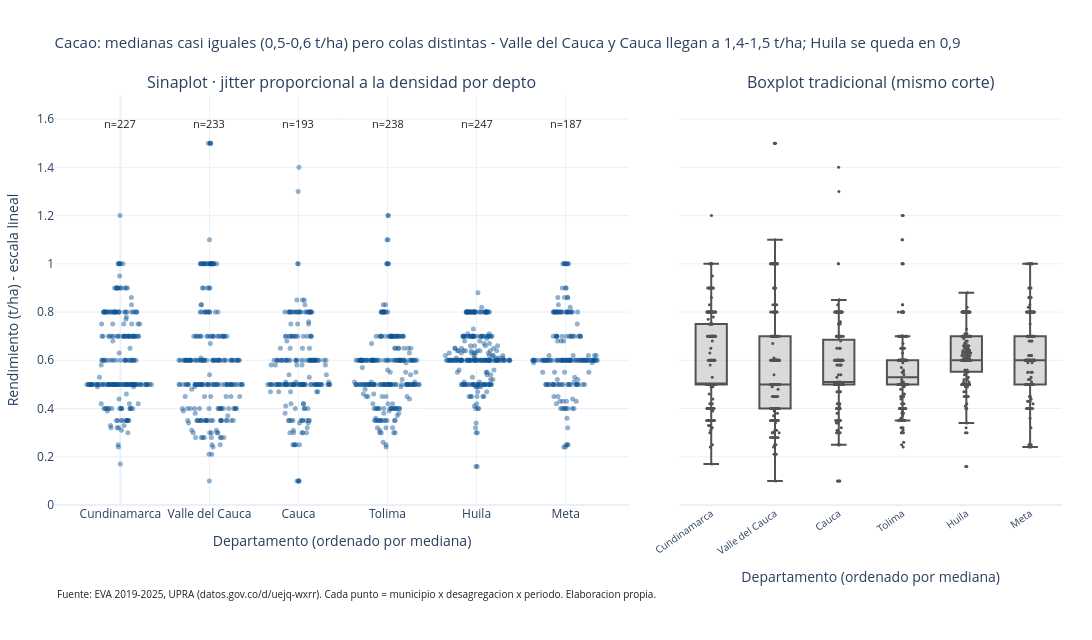

The cell this chart's notebook holds for it:
### Markdown cell above
**Pregunta (Figura 3):** ¿cómo se distribuye el rendimiento del cacao entre municipios en esos seis
departamentos, y la mediana o la cola distinguen claramente a alguno?

**Título conclusivo (escrito antes de dibujar, se valida en el paso c):**
*"Cacao: medianas casi iguales (0,5-0,6 t/ha) pero colas distintas - Valle del Cauca y Cauca llegan
a 1,4-1,5 t/ha, mientras Huila se queda en 0,9."*

**Paso (b): figura interactiva + contraste.** Sinaplot construido a mano: cada municipio es un punto
sobre la columna de su departamento, desplazado horizontalmente en proporción a la **densidad local**
(KDE). Eje y común con el `go.Box` del mismo corte a la derecha. Exporta a HTML y PNG.

### Code cell
from scipy.stats import gaussian_kde

TITULO_F3 = ("Cacao: medianas casi iguales (0,5-0,6 t/ha) pero colas distintas - "
             "Valle del Cauca y Cauca llegan a 1,4-1,5 t/ha; Huila se queda en 0,9")

deptos_orden = tabla_cacao.index.tolist()            # ordenados por mediana (ascendente)
W_SINA = 0.38                                        # semiancho maximo (en unidades de categoria)
rng3 = np.random.default_rng(20261014)

fig3 = make_subplots(rows=1, cols=2, shared_yaxes=True, column_widths=[0.6, 0.4],
                     horizontal_spacing=0.05,
                     subplot_titles=("Sinaplot · jitter proporcional a la densidad por depto",
                                     "Boxplot tradicional (mismo corte)"))

for j, dep in enumerate(deptos_orden):
    sub = cacao[cacao["departamento"] == dep]
    v = sub["rendimiento"].to_numpy()
    dens = gaussian_kde(v)(v)
    semiancho = dens / dens.max() * W_SINA
    off = rng3.uniform(-1, 1, len(v)) * semiancho
    n_dep = len(v)
    hov = [f"Municipio: {mu}<br>Departamento: {de}<br>Cultivo: {cu}<br>Periodo: {pe}"
           f"<br>Rendimiento: {r:.2f} t/ha<br>n del depto: {n_dep}"
           for mu, de, cu, pe, r in zip(sub["municipio"], sub["departamento"],
                                        sub["cultivo"], sub["periodo"], v)]
    fig3.add_trace(go.Scatter(x=j + off, y=v, mode="markers",
        marker=dict(color=ACENTO, size=5, opacity=0.45, line=dict(width=0)),
        hoverinfo="text", hovertext=hov, showlegend=False), row=1, col=1)
    fig3.add_annotation(x=j, y=1.58, text=f"n={n_dep}", showarrow=False,
                        font=dict(size=11, color=TEXTO), row=1, col=1)

for dep in deptos_orden:
    v = cacao.loc[cacao["departamento"] == dep, "rendimiento"]
    fig3.add_trace(go.Box(y=v, name=dep, marker_color=GRISES[1],
        fillcolor="rgba(150,150,150,0.35)", line=dict(color=GRISES[1]),
        boxpoints="all", jitter=0.3, pointpos=0, marker=dict(color=GRISES[1], size=3),
        showlegend=False, hovertemplate=f"{dep}<br>%{{y:.2f}} t/ha<extra></extra>"), row=1, col=2)

fig3.update_xaxes(tickmode="array", tickvals=list(range(len(deptos_orden))), ticktext=deptos_orden,
                  tickangle=0, title_text="Departamento (ordenado por mediana)", row=1, col=1)
# El panel de contraste tiene menos ancho: las etiquetas se rotan para que no se solapen.
fig3.update_xaxes(type="category", categoryorder="array", categoryarray=deptos_orden,
                  ticktext=deptos_orden, tickangle=-35, tickfont=dict(size=10),
                  title_text="Departamento (ordenado por mediana)",
                  row=1, col=2)
fig3.update_yaxes(title_text="Rendimiento (t/ha) - escala lineal", range=[0, 1.7], row=1, col=1)
fig3.update_layout(title=dict(text=TITULO_F3, font=dict(size=15)), width=1240, height=640,
    margin=dict(l=30, r=30, t=95, b=135), plot_bgcolor="white", paper_bgcolor="white")
fuente_ann3 = dict(text=FUENTE_FIG, showarrow=False, xref="paper", yref="paper",
                   x=0, y=-0.24, xanchor="left", font=dict(size=10, color=TEXTO))
fig3.update_layout(annotations=list(fig3.layout.annotations) + [fuente_ann3])

ruta_html3 = DIR_HTML / "fig3_sinaplot_cacao.html"
ruta_png3 = DIR_PNG / "fig3_sinaplot_cacao.png"
fig3.write_html(ruta_html3, include_plotlyjs=True, full_html=True)
fig3.write_image(ruta_png3, width=1240, height=640, scale=2)

print("Traces en la figura:", len(fig3.data))
print("HTML autonomo:", ruta_html3.name, "| existe:", ruta_html3.exists(),
      "| KB:", round(ruta_html3.stat().st_size / 1024, 1))
print("PNG:", ruta_png3.name, "| existe:", ruta_png3.exists(),
      "| KB:", round(ruta_png3.stat().st_size / 1024, 1))
print("n por depto (anotaciones):", [f"{d}={int(tabla_cacao.loc[d, 'N'])}" for d in deptos_orden])

fig3.show()   # dibuja la figura dentro del cuaderno (como plt.show())

### Figure 1 — Plotly figure (JSON) as saved in the notebook; plotly's stock layout.template omitted (floating-point values rounded to 4 significant figures; data arrays with more than 128 entries replaced by an {"elided": "..."} marker saying what was removed)
{"data": [{"hoverinfo": "text", "hovertext": {"elided": "227 str values"}, "marker": {"color": "#0b5394", "line": {"width": 0}, "opacity": 0.45, "size": 5}, "mode": "markers", "showlegend": false, "type": "scatter", "x": {"elided": "227 float values"}, "xaxis": "x", "y": {"elided": "227 float values"}, "yaxis": "y"}, {"hoverinfo": "text", "hovertext": {"elided": "233 str values"}, "marker": {"color": "#0b5394", "line": {"width": 0}, "opacity": 0.45, "size": 5}, "mode": "markers", "showlegend": false, "type": "scatter", "x": {"elided": "233 float values"}, "xaxis": "x", "y": {"elided": "233 float values"}, "yaxis": "y"}, {"hoverinfo": "text", "hovertext": {"elided": "193 str values"}, "marker": {"color": "#0b5394", "line": {"width": 0}, "opacity": 0.45, "size": 5}, "mode": "markers", "showlegend": false, "type": "scatter", "x": {"elided": "193 float values"}, "xaxis": "x", "y": {"elided": "193 float values"}, "yaxis": "y"}, {"hoverinfo": "text", "hovertext": {"elided": "238 str values"}, "marker": {"color": "#0b5394", "line": {"width": 0}, "opacity": 0.45, "size": 5}, "mode": "markers", "showlegend": false, "type": "scatter", "x": {"elided": "238 float values"}, "xaxis": "x", "y": {"elided": "238 float values"}, "yaxis": "y"}, {"hoverinfo": "text", "hovertext": {"elided": "247 str values"}, "marker": {"color": "#0b5394", "line": {"width": 0}, "opacity": 0.45, "size": 5}, "mode": "markers", "showlegend": false, "type": "scatter", "x": {"elided": "247 float values"}, "xaxis": "x", "y": {"elided": "247 float values"}, "yaxis": "y"}, {"hoverinfo": "text", "hovertext": {"elided": "187 str values"}, "marker": {"color": "#0b5394", "line": {"width": 0}, "opacity": 0.45, "size": 5}, "mode": "markers", "showlegend": false, "type": "scatter", "x": {"elided": "187 float values"}, "xaxis": "x", "y": {"elided": "187 float values"}, "yaxis": "y"}, {"boxpoints": "all", "fillcolor": "rgba(150,150,150,0.35)", "hovertemplate": "Cundinamarca<br>%{y:.2f} t/ha<extra></extra>", "jitter": 0.3, "line": {"color": "#525252"}, "marker": {"color": "#525252", "size": 3}, "name": "Cundinamarca", "pointpos": 0, "showlegend": false, "type": "box", "xaxis": "x2", "y": {"elided": "227 float values"}, "yaxis": "y2"}, {"boxpoints": "all", "fillcolor": "rgba(150,150,150,0.35)", "hovertemplate": "Valle del Cauca<br>%{y:.2f} t/ha<extra></extra>", "jitter": 0.3, "line": {"color": "#525252"}, "marker": {"color": "#525252", "size": 3}, "name": "Valle del Cauca", "pointpos": 0, "showlegend": false, "type": "box", "xaxis": "x2", "y": {"elided": "233 float values"}, "yaxis": "y2"}, {"boxpoints": "all", "fillcolor": "rgba(150,150,150,0.35)", "hovertemplate": "Cauca<br>%{y:.2f} t/ha<extra></extra>", "jitter": 0.3, "line": {"color": "#525252"}, "marker": {"color": "#525252", "size": 3}, "name": "Cauca", "pointpos": 0, "showlegend": false, "type": "box", "xaxis": "x2", "y": {"elided": "193 float values"}, "yaxis": "y2"}, {"boxpoints": "all", "fillcolor": "rgba(150,150,150,0.35)", "hovertemplate": "Tolima<br>%{y:.2f} t/ha<extra></extra>", "jitter": 0.3, "line": {"color": "#525252"}, "marker": {"color": "#525252", "size": 3}, "name": "Tolima", "pointpos": 0, "showlegend": false, "type": "box", "xaxis": "x2", "y": {"elided": "238 float values"}, "yaxis": "y2"}, {"boxpoints": "all", "fillcolor": "rgba(150,150,150,0.35)", "hovertemplate": "Huila<br>%{y:.2f} t/ha<extra></extra>", "jitter": 0.3, "line": {"color": "#525252"}, "marker": {"color": "#525252", "size": 3}, "name": "Huila", "pointpos": 0, "showlegend": false, "type": "box", "xaxis": "x2", "y": {"elided": "247 float values"}, "yaxis": "y2"}, {"boxpoints": "all", "fillcolor": "rgba(150,150,150,0.35)", "hovertemplate": "Meta<br>%{y:.2f} t/ha<extra></extra>", "jitter": 0.3, "line": {"color": "#525252"}, "marker": {"color": "#525252", "size": 3}, "name": "Meta", "pointpos": 0, "showlegend": false, "type": "box", "xaxis": "x2", "y": {"elided": "187 float values"}, "yaxis": "y2"}], "layout": {"annotations": [{"font": {"size": 16}, "showarrow": false, "text": "Sinaplot · jitter proporcional a la densidad por depto", "x": 0.285, "xanchor": "center", "xref": "paper", "y": 1, "yanchor": "bottom", "yref": "paper"}, {"font": {"size": 16}, "showarrow": false, "text": "Boxplot tradicional (mismo corte)", "x": 0.81, "xanchor": "center", "xref": "paper", "y": 1, "yanchor": "bottom", "yref": "paper"}, {"font": {"color": "#202124", "size": 11}, "showarrow": false, "text": "n=227", "x": 0, "xref": "x", "y": 1.58, "yref": "y"}, {"font": {"color": "#202124", "size": 11}, "showarrow": false, "text": "n=233", "x": 1, "xref": "x", "y": 1.58, "yref": "y"}, {"font": {"color": "#202124", "size": 11}, "showarrow": false, "text": "n=193", "x": 2, "xref": "x", "y": 1.58, "yref": "y"}, {"font": {"color": "#202124", "size": 11}, "showarrow": false, "text": "n=238", "x": 3, "xref": "x", "y": 1.58, "yref": "y"}, {"font": {"color": "#202124", "size": 11}, "showarrow": false, "text": "n=247", "x": 4, "xref": "x", "y": 1.58, "yref": "y"}, {"font": {"color": "#202124", "size": 11}, "showarrow": false, "text": "n=187", "x": 5, "xref": "x", "y": 1.58, "yref": "y"}, {"font": {"color": "#202124", "size": 10}, "showarrow": false, "text": "Fuente: EVA 2019-2025, UPRA (datos.gov.co/d/uejq-wxrr). Cada punto = municipio x desagregacion x periodo. Elaboracion propia.", "x": 0, "xanchor": "left", "xref": "paper", "y": -0.24, "yref": "paper"}], "height": 640, "margin": {"b": 135, "l": 30, "r": 30, "t": 95}, "paper_bgcolor": "white", "plot_bgcolor": "white", "title": {"font": {"size": 15}, "text": "Cacao: medianas casi iguales (0,5-0,6 t/ha) pero colas distintas - Valle del Cauca y Cauca llegan a 1,4-1,5 t/ha; Huila se queda en 0,9"}, "width": 1240, "xaxis": {"anchor": "y", "domain": [0, 0.57], "tickangle": 0, "tickmode": "array", "ticktext": ["Cundinamarca", "Valle del Cauca", "Cauca", "Tolima", "Huila", "Meta"], "tickvals": [0, 1, 2, 3, 4, 5], "title": {"text": "Departamento (ordenado por mediana)"}}, "xaxis2": {"anchor": "y2", "categoryarray": ["Cundinamarca", "Valle del Cauca", "Cauca", "Tolima", "Huila", "Meta"], "categoryorder": "array", "domain": [0.62, 1], "tickangle": -35, "tickfont": {"size": 10}, "ticktext": ["Cundinamarca", "Valle del Cauca", "Cauca", "Tolima", "Huila", "Meta"], "title": {"text": "Departamento (ordenado por mediana)"}, "type": "category"}, "yaxis": {"anchor": "x", "domain": [0, 1], "range": [0, 1.7], "title": {"text": "Rendimiento (t/ha) - escala lineal"}}, "yaxis2": {"anchor": "x2", "domain": [0, 1], "matches": "y", "showticklabels": false}}}
